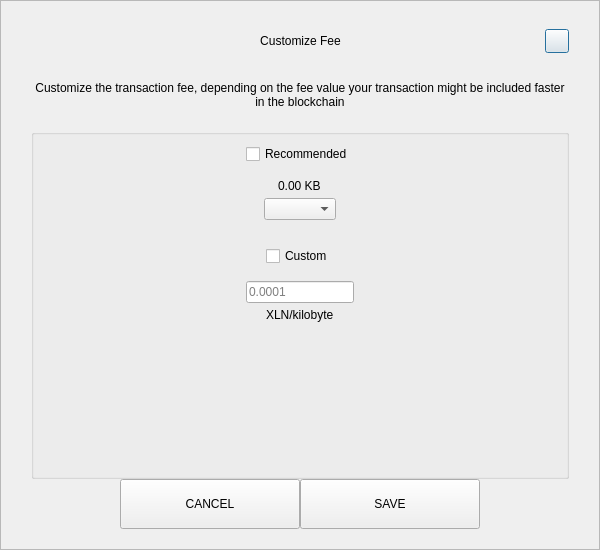
<?xml version="1.0" encoding="UTF-8"?>
<ui version="4.0">
 <class>SendCustomFeeDialog</class>
 <widget class="QDialog" name="SendCustomFeeDialog">
  <property name="geometry">
   <rect>
    <x>0</x>
    <y>0</y>
    <width>600</width>
    <height>550</height>
   </rect>
  </property>
  <property name="windowTitle">
   <string>Form</string>
  </property>
  <layout class="QVBoxLayout" name="verticalLayout_3">
   <property name="spacing">
    <number>0</number>
   </property>
   <property name="leftMargin">
    <number>0</number>
   </property>
   <property name="topMargin">
    <number>0</number>
   </property>
   <property name="rightMargin">
    <number>0</number>
   </property>
   <property name="bottomMargin">
    <number>0</number>
   </property>
   <item>
    <widget class="QFrame" name="frame">
     <property name="styleSheet">
      <string notr="true"/>
     </property>
     <property name="frameShape">
      <enum>QFrame::StyledPanel</enum>
     </property>
     <property name="frameShadow">
      <enum>QFrame::Raised</enum>
     </property>
     <layout class="QVBoxLayout" name="verticalLayout_2">
      <property name="spacing">
       <number>0</number>
      </property>
      <property name="leftMargin">
       <number>30</number>
      </property>
      <property name="topMargin">
       <number>20</number>
      </property>
      <property name="rightMargin">
       <number>30</number>
      </property>
      <property name="bottomMargin">
       <number>20</number>
      </property>
      <item>
       <layout class="QHBoxLayout" name="horizontalLayout_3">
        <property name="spacing">
         <number>0</number>
        </property>
        <item>
         <spacer name="horizontalSpacer_21">
          <property name="orientation">
           <enum>Qt::Horizontal</enum>
          </property>
          <property name="sizeHint" stdset="0">
           <size>
            <width>40</width>
            <height>20</height>
           </size>
          </property>
         </spacer>
        </item>
        <item>
         <widget class="QLabel" name="labelTitle">
          <property name="minimumSize">
           <size>
            <width>0</width>
            <height>40</height>
           </size>
          </property>
          <property name="maximumSize">
           <size>
            <width>16777215</width>
            <height>40</height>
           </size>
          </property>
          <property name="styleSheet">
           <string notr="true">padding-left:24px;</string>
          </property>
          <property name="text">
           <string>Customize Fee</string>
          </property>
          <property name="alignment">
           <set>Qt::AlignCenter</set>
          </property>
          <property name="margin">
           <number>7</number>
          </property>
         </widget>
        </item>
        <item>
         <spacer name="horizontalSpacer">
          <property name="orientation">
           <enum>Qt::Horizontal</enum>
          </property>
          <property name="sizeHint" stdset="0">
           <size>
            <width>40</width>
            <height>20</height>
           </size>
          </property>
         </spacer>
        </item>
        <item>
         <widget class="QPushButton" name="btnEsc">
          <property name="minimumSize">
           <size>
            <width>24</width>
            <height>24</height>
           </size>
          </property>
          <property name="maximumSize">
           <size>
            <width>24</width>
            <height>24</height>
           </size>
          </property>
          <property name="text">
           <string/>
          </property>
         </widget>
        </item>
       </layout>
      </item>
      <item>
       <spacer name="verticalSpacer_2">
        <property name="orientation">
         <enum>Qt::Vertical</enum>
        </property>
        <property name="sizeType">
         <enum>QSizePolicy::Fixed</enum>
        </property>
        <property name="sizeHint" stdset="0">
         <size>
          <width>20</width>
          <height>20</height>
         </size>
        </property>
       </spacer>
      </item>
      <item>
       <widget class="QLabel" name="labelMessage">
        <property name="text">
         <string>Customize the transaction fee, depending on the fee value your transaction might be included faster in the blockchain</string>
        </property>
        <property name="alignment">
         <set>Qt::AlignCenter</set>
        </property>
        <property name="wordWrap">
         <bool>true</bool>
        </property>
       </widget>
      </item>
      <item>
       <spacer name="verticalSpacer_3">
        <property name="orientation">
         <enum>Qt::Vertical</enum>
        </property>
        <property name="sizeType">
         <enum>QSizePolicy::Fixed</enum>
        </property>
        <property name="sizeHint" stdset="0">
         <size>
          <width>20</width>
          <height>20</height>
         </size>
        </property>
       </spacer>
      </item>
      <item>
       <widget class="QGroupBox" name="groupBox">
        <property name="title">
         <string/>
        </property>
        <layout class="QVBoxLayout" name="verticalLayout">
         <property name="leftMargin">
          <number>12</number>
         </property>
         <property name="rightMargin">
          <number>12</number>
         </property>
         <item>
          <layout class="QVBoxLayout" name="verticalLayout_4">
           <property name="spacing">
            <number>5</number>
           </property>
           <item alignment="Qt::AlignHCenter">
            <widget class="QCheckBox" name="checkBoxRecommended">
             <property name="text">
              <string>Recommended</string>
             </property>
            </widget>
           </item>
           <item>
            <spacer name="verticalSpacer_5">
             <property name="orientation">
              <enum>Qt::Vertical</enum>
             </property>
             <property name="sizeType">
              <enum>QSizePolicy::Fixed</enum>
             </property>
             <property name="sizeHint" stdset="0">
              <size>
               <width>20</width>
               <height>10</height>
              </size>
             </property>
            </spacer>
           </item>
           <item alignment="Qt::AlignHCenter">
            <widget class="QLabel" name="labelFee">
             <property name="text">
              <string>0.00 KB</string>
             </property>
            </widget>
           </item>
           <item alignment="Qt::AlignHCenter">
            <widget class="QComboBox" name="comboBoxRecommended"/>
           </item>
          </layout>
         </item>
         <item>
          <spacer name="verticalSpacer">
           <property name="orientation">
            <enum>Qt::Vertical</enum>
           </property>
           <property name="sizeType">
            <enum>QSizePolicy::Fixed</enum>
           </property>
           <property name="sizeHint" stdset="0">
            <size>
             <width>20</width>
             <height>20</height>
            </size>
           </property>
          </spacer>
         </item>
         <item>
          <layout class="QVBoxLayout" name="verticalLayout_5">
           <property name="spacing">
            <number>5</number>
           </property>
           <item alignment="Qt::AlignHCenter">
            <widget class="QCheckBox" name="checkBoxCustom">
             <property name="text">
              <string>Custom</string>
             </property>
            </widget>
           </item>
           <item>
            <spacer name="verticalSpacer_6">
             <property name="orientation">
              <enum>Qt::Vertical</enum>
             </property>
             <property name="sizeType">
              <enum>QSizePolicy::Fixed</enum>
             </property>
             <property name="sizeHint" stdset="0">
              <size>
               <width>20</width>
               <height>10</height>
              </size>
             </property>
            </spacer>
           </item>
           <item alignment="Qt::AlignHCenter">
            <widget class="QLineEdit" name="lineEditCustomFee">
             <property name="placeholderText">
              <string notr="true">0.0001</string>
             </property>
            </widget>
           </item>
           <item alignment="Qt::AlignHCenter">
            <widget class="QLabel" name="labelCustomFee">
             <property name="text">
              <string>XLN/kilobyte</string>
             </property>
            </widget>
           </item>
          </layout>
         </item>
         <item>
          <spacer name="verticalSpacer_4">
           <property name="orientation">
            <enum>Qt::Vertical</enum>
           </property>
           <property name="sizeHint" stdset="0">
            <size>
             <width>20</width>
             <height>40</height>
            </size>
           </property>
          </spacer>
         </item>
        </layout>
       </widget>
      </item>
      <item>
       <layout class="QHBoxLayout" name="horizontalLayout" stretch="1,2,2,1">
        <item>
         <spacer name="horizontalSpacer1">
          <property name="orientation">
           <enum>Qt::Horizontal</enum>
          </property>
          <property name="sizeHint" stdset="0">
           <size>
            <width>40</width>
            <height>20</height>
           </size>
          </property>
         </spacer>
        </item>
        <item>
         <widget class="QPushButton" name="btnCancel">
          <property name="minimumSize">
           <size>
            <width>180</width>
            <height>50</height>
           </size>
          </property>
          <property name="focusPolicy">
           <enum>Qt::NoFocus</enum>
          </property>
          <property name="text">
           <string>CANCEL</string>
          </property>
         </widget>
        </item>
        <item>
         <widget class="QPushButton" name="btnSave">
          <property name="minimumSize">
           <size>
            <width>180</width>
            <height>50</height>
           </size>
          </property>
          <property name="focusPolicy">
           <enum>Qt::NoFocus</enum>
          </property>
          <property name="text">
           <string>SAVE</string>
          </property>
         </widget>
        </item>
        <item>
         <spacer name="horizontalSpacer_2">
          <property name="orientation">
           <enum>Qt::Horizontal</enum>
          </property>
          <property name="sizeHint" stdset="0">
           <size>
            <width>40</width>
            <height>20</height>
           </size>
          </property>
         </spacer>
        </item>
       </layout>
      </item>
     </layout>
    </widget>
   </item>
  </layout>
 </widget>
 <resources/>
 <connections/>
</ui>
